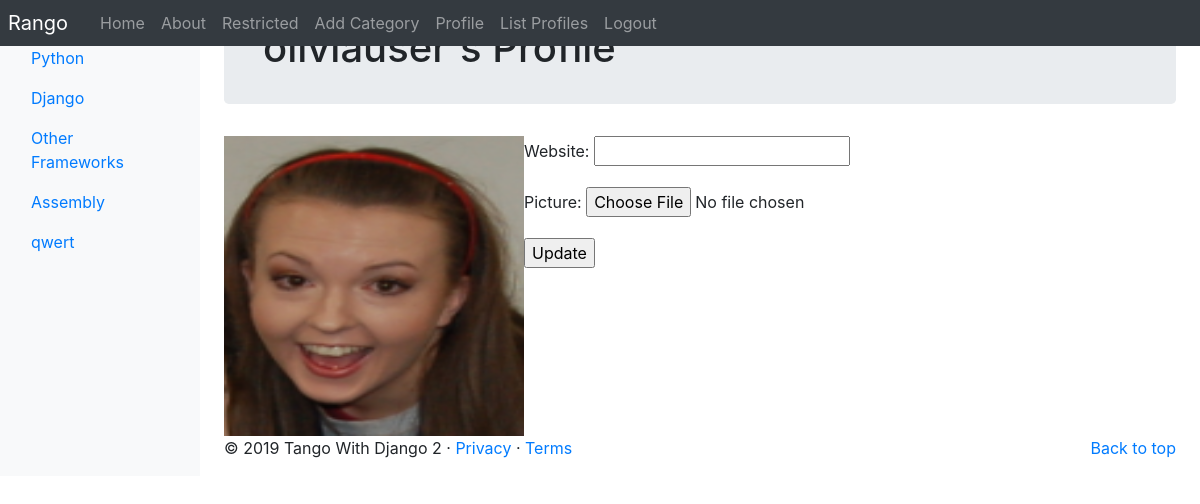
The app's page /rango/profile/oliviauser/ (signed in) with its own data.
### rango/models.py (models this page shows, shortened)
class Category(models.Model):
    NAME_MAX_LENGTH = 128
    name = models.CharField(max_length=NAME_MAX_LENGTH, unique=True)
    views = models.IntegerField(default=0)
    likes = models.IntegerField(default=0)
    slug = models.SlugField(unique=True)
    class Meta:
        verbose_name_plural = 'Categories'

class UserProfile(models.Model):
    user = models.OneToOneField(User, on_delete=models.CASCADE)
    website = models.URLField(blank=True)
    picture = models.ImageField(upload_to='profile_images', blank=True)

### rango/views.py (the view, shortened to what this page needs)
# urls.py: path('profile/<username>/', views.ProfileView.as_view(), name='profile'),
class ProfileView(View):
    def get_user_details(self, username):
        try:
            user = User.objects.get(username=username)
        except User.DoesNotExist:
            return None
        userprofile = UserProfile.objects.get_or_create(user=user)[0]
        form = UserProfileForm({'website': userprofile.website,
                                'picture': userprofile.picture})
        return (user, userprofile, form)
    @method_decorator(login_required)
    def get(self, request, username):
        try:
            (user, userprofile, form) = self.get_user_details(username)
        except TypeError:
            return redirect('rango:index')
        context_dict = {'userprofile': userprofile,
                        'selecteduser': user,
                        'form': form}
        return render(request, 'rango/profile.html', context_dict)

### rango/forms.py
class UserProfileForm(forms.ModelForm):
    class Meta:
        model = UserProfile
        fields = ('website', 'picture')

### rango/templatetags/rango_template_tags.py (called while the page is built)
@register.inclusion_tag('rango/categories.html')
def get_category_list(current_category=None):
    return {'categories': Category.objects.all(),
            'current_category': current_category}

### templates/rango/profile.html (shortened to what this page needs)
{% extends 'rango/base.html' %}
{% load staticfiles %}
{% block body_block %}
    <div class="jumbotron p-4">
        <div class="container">
            <h1 class="jumbotron-heading">{{ selecteduser.username }}'s Profile</h1>
        </div>
    </div>
    <div class="container">
        <div class="row">
            {% if userprofile.picture %}
            <img src="{{ MEDIA_URL }}{{ userprofile.picture }}"
                 width="300"
                 height="300"
                 alt="{{ selecteduser.username }}'s profile image" />
            {% else %}
            <img src="https://lorempixel.com/300/300/people/"
                 width="300"
                 height="300"
                 alt="Placeholder image for {{ selecteduser.username }}" />
            {% endif %}
            <br />
            <div>
                {% if selecteduser == user %}
                <form method="post" action="." enctype="multipart/form-data">
                    {{ form.as_p }}
                    <input type="submit" value="Update" />
                </form>
                {% else %}
                <p>
                    <strong>Website:</strong>
                    <a href="{{ userprofile.website }}">{{ userprofile.website }}</a>
                </p>
                {% endif %}
            </div>
        </div>
    </div>
{% endblock %}

### templates/rango/categories.html (shortened to what this page needs)
<ul class="nav flex-column">
    {% if categories %}
        {% for c in categories %}
            {% if c == current_category %}
            <li class="nav-item">
                <a class="nav-link active" href="{% url 'rango:show_category' c.slug %}">
                    <span data-feather="archive"></span>{{ c.name }}
                </a>
            </li>
        {% else %}
            <li class="nav-item">
                <a class="nav-link" href="{% url 'rango:show_category' c.slug %}">
                    {{ c.name }}
                </a>
            </li>
        {% endif %}
        {% endfor %}
    {% else %}
        <li class="nav-item">There are no categories present.</li>
    {% endif %}
</ul>

### records on screen
Category: name "Python"
Category: name "Django"
Category: name "Other Frameworks"
Category: name "Assembly"
Category: name "qwert"
UserProfile: picture (picture)

### other values on screen
{{ selecteduser.username }} "oliviauser"
